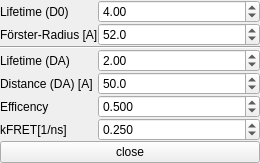
<?xml version="1.0" encoding="UTF-8"?>
<ui version="4.0">
 <class>Form</class>
 <widget class="QWidget" name="Form">
  <property name="geometry">
   <rect>
    <x>0</x>
    <y>0</y>
    <width>260</width>
    <height>146</height>
   </rect>
  </property>
  <property name="sizePolicy">
   <sizepolicy hsizetype="Fixed" vsizetype="Fixed">
    <horstretch>0</horstretch>
    <verstretch>0</verstretch>
   </sizepolicy>
  </property>
  <property name="windowTitle">
   <string>LifetimeCalculator</string>
  </property>
  <property name="windowIcon">
   <iconset resource="../../ui/rescource.qrc">
    <normaloff>:/icons/icons/FRET.ico</normaloff>:/icons/icons/FRET.ico</iconset>
  </property>
  <layout class="QGridLayout" name="gridLayout">
   <property name="margin">
    <number>0</number>
   </property>
   <property name="spacing">
    <number>0</number>
   </property>
   <item row="6" column="2">
    <widget class="QDoubleSpinBox" name="doubleSpinBox_5">
     <property name="enabled">
      <bool>true</bool>
     </property>
     <property name="decimals">
      <number>3</number>
     </property>
     <property name="minimum">
      <double>0.000000000000000</double>
     </property>
     <property name="maximum">
      <double>9999.000000000000000</double>
     </property>
     <property name="singleStep">
      <double>0.050000000000000</double>
     </property>
     <property name="value">
      <double>0.250000000000000</double>
     </property>
    </widget>
   </item>
   <item row="6" column="0">
    <widget class="QLabel" name="label_6">
     <property name="text">
      <string>kFRET[1/ns]</string>
     </property>
    </widget>
   </item>
   <item row="0" column="2">
    <widget class="QDoubleSpinBox" name="doubleSpinBox">
     <property name="sizePolicy">
      <sizepolicy hsizetype="Expanding" vsizetype="Fixed">
       <horstretch>0</horstretch>
       <verstretch>0</verstretch>
      </sizepolicy>
     </property>
     <property name="minimum">
      <double>0.010000000000000</double>
     </property>
     <property name="maximum">
      <double>10000.000000000000000</double>
     </property>
     <property name="value">
      <double>4.000000000000000</double>
     </property>
    </widget>
   </item>
   <item row="1" column="2">
    <widget class="QDoubleSpinBox" name="doubleSpinBox_3">
     <property name="enabled">
      <bool>true</bool>
     </property>
     <property name="decimals">
      <number>1</number>
     </property>
     <property name="maximum">
      <double>1000000.000000000000000</double>
     </property>
     <property name="singleStep">
      <double>0.500000000000000</double>
     </property>
     <property name="value">
      <double>52.000000000000000</double>
     </property>
    </widget>
   </item>
   <item row="4" column="2">
    <widget class="QDoubleSpinBox" name="doubleSpinBox_9">
     <property name="decimals">
      <number>1</number>
     </property>
     <property name="minimum">
      <double>1.000000000000000</double>
     </property>
     <property name="maximum">
      <double>10000.000000000000000</double>
     </property>
     <property name="singleStep">
      <double>0.500000000000000</double>
     </property>
     <property name="value">
      <double>50.000000000000000</double>
     </property>
    </widget>
   </item>
   <item row="3" column="2">
    <widget class="QDoubleSpinBox" name="doubleSpinBox_2">
     <property name="minimum">
      <double>0.010000000000000</double>
     </property>
     <property name="maximum">
      <double>10000.000000000000000</double>
     </property>
     <property name="singleStep">
      <double>0.050000000000000</double>
     </property>
     <property name="value">
      <double>2.000000000000000</double>
     </property>
    </widget>
   </item>
   <item row="5" column="2">
    <widget class="QDoubleSpinBox" name="doubleSpinBox_4">
     <property name="frame">
      <bool>true</bool>
     </property>
     <property name="decimals">
      <number>3</number>
     </property>
     <property name="minimum">
      <double>0.001000000000000</double>
     </property>
     <property name="maximum">
      <double>1.000000000000000</double>
     </property>
     <property name="singleStep">
      <double>0.010000000000000</double>
     </property>
     <property name="value">
      <double>0.500000000000000</double>
     </property>
    </widget>
   </item>
   <item row="5" column="0">
    <widget class="QLabel" name="label_5">
     <property name="text">
      <string>Efficency</string>
     </property>
    </widget>
   </item>
   <item row="4" column="0">
    <widget class="QLabel" name="label_4">
     <property name="text">
      <string>Distance (DA) [A]</string>
     </property>
    </widget>
   </item>
   <item row="3" column="0">
    <widget class="QLabel" name="label_2">
     <property name="sizePolicy">
      <sizepolicy hsizetype="Fixed" vsizetype="Preferred">
       <horstretch>0</horstretch>
       <verstretch>0</verstretch>
      </sizepolicy>
     </property>
     <property name="text">
      <string>Lifetime (DA)</string>
     </property>
    </widget>
   </item>
   <item row="0" column="0">
    <widget class="QLabel" name="label">
     <property name="sizePolicy">
      <sizepolicy hsizetype="Fixed" vsizetype="Preferred">
       <horstretch>0</horstretch>
       <verstretch>0</verstretch>
      </sizepolicy>
     </property>
     <property name="text">
      <string>Lifetime (D0)</string>
     </property>
    </widget>
   </item>
   <item row="1" column="0">
    <widget class="QLabel" name="label_3">
     <property name="text">
      <string>Förster-Radius [A]</string>
     </property>
    </widget>
   </item>
   <item row="2" column="0" colspan="3">
    <widget class="Line" name="line">
     <property name="orientation">
      <enum>Qt::Horizontal</enum>
     </property>
    </widget>
   </item>
   <item row="7" column="0" colspan="3">
    <widget class="QPushButton" name="pushButton">
     <property name="text">
      <string>close</string>
     </property>
    </widget>
   </item>
  </layout>
 </widget>
 <resources>
  <include location="../../ui/rescource.qrc"/>
 </resources>
 <connections>
  <connection>
   <sender>pushButton</sender>
   <signal>clicked()</signal>
   <receiver>Form</receiver>
   <slot>hide()</slot>
   <hints>
    <hint type="sourcelabel">
     <x>128</x>
     <y>126</y>
    </hint>
    <hint type="destinationlabel">
     <x>128</x>
     <y>67</y>
    </hint>
   </hints>
  </connection>
 </connections>
</ui>
